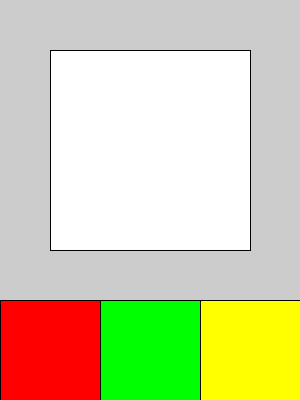
Frame 1 (no input)
Frame 60 (the mouse pressed at the canvas centre just before this capture): identical to frame 1, image omitted
Frame 120 (the mouse held since frame 60 and released just before this capture): identical to frame 1, image omitted

The Processing sketch that drew this single still picture (run headless with seeded random() and noise(); from frame 60 on, the mouse is pressed at the canvas centre):

// Processing sketch: chicken02
// ── chicken02.pde
int remainT=0, state=0;//0:no, 1:feed, 2:play, 3:sleep
void setup(){//電子雞,按鈕,會變出連續的圖片
  size(300,400);
}
void draw(){
  fill(255); rect(50,50,200,200);
  if(state==1){
    remainT--;
    if(remainT>120){ ellipse(150,150,100,100);//picture 1
    }else if(remainT>60){ ellipse(150,150,50,50);//picture 2;
    }else if(remainT>0){ ellipse(150,150,80,80);//picture 3
    }else state=0;
  }//else

  fill(255,0,0); rect(  0,300,100,100);
  fill(0,255,0); rect(100,300,100,100);
  fill(255,255,0);rect(200,300,100,100);
}
void mousePressed(){
  if(mouseY>300 && mouseX<100) { state=1; remainT=180;}//3second
  else if(mouseY>300 && mouseX<200) { state=2; remainT=120;}//2second
  else if(mouseY>300 && mouseX<300) { state=3; remainT=240; }//6second
}
